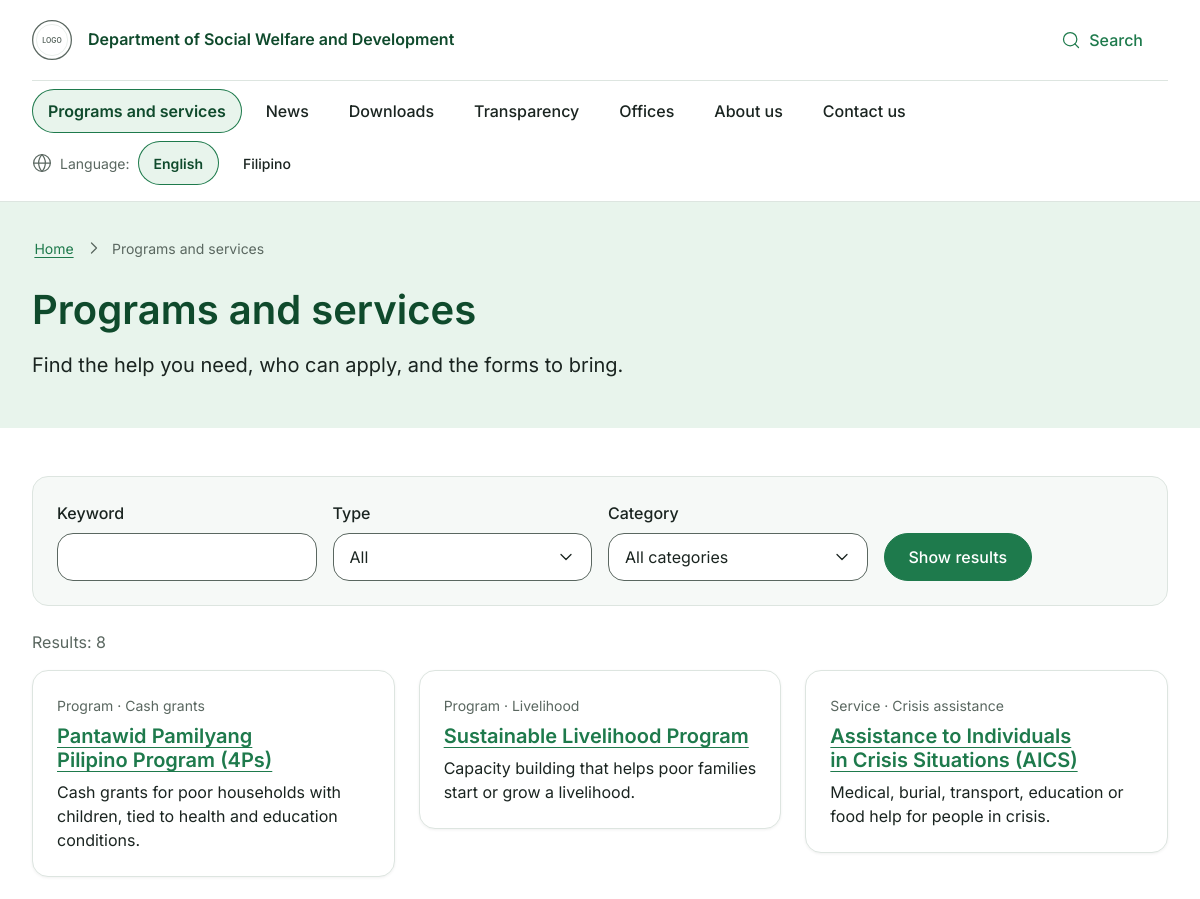
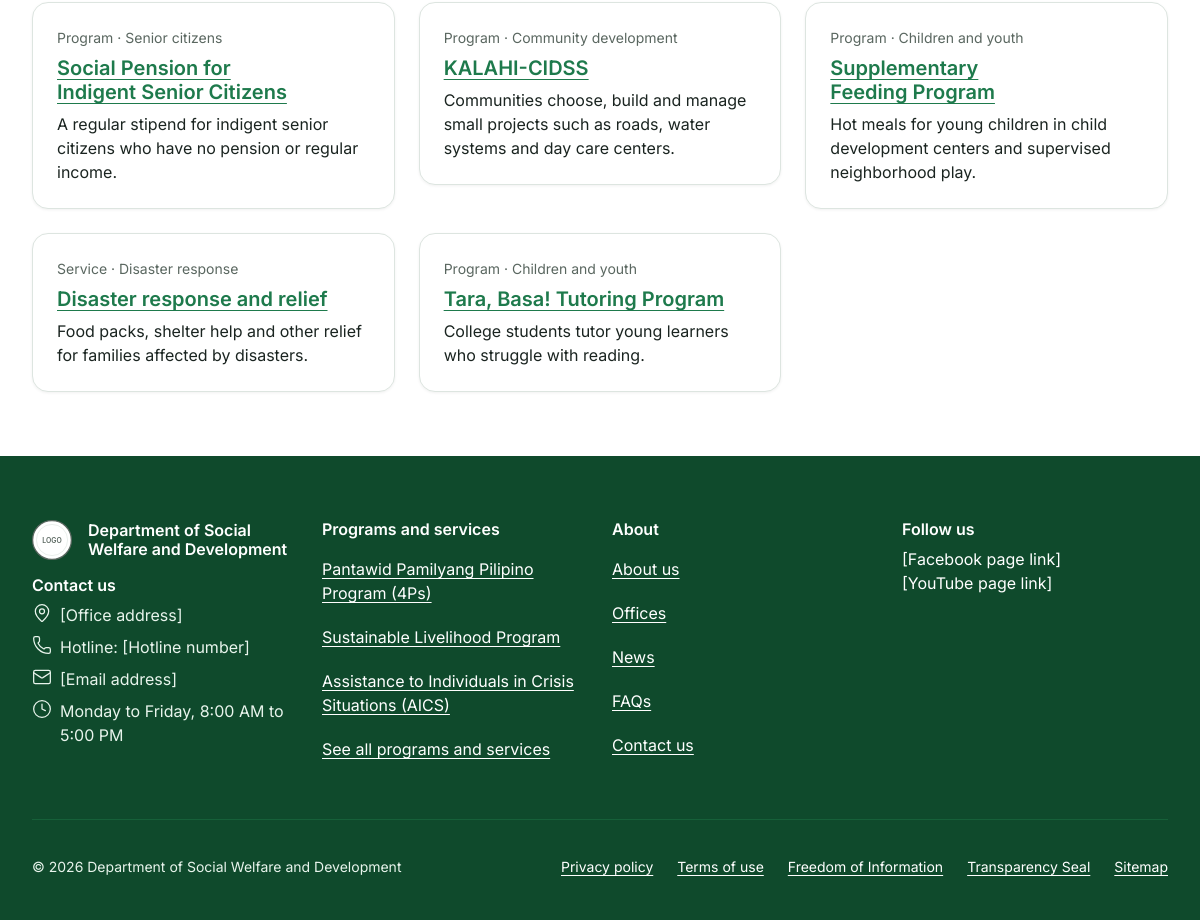
Screenshot of /programs.php with the database file from the repository (2 pictures, top to bottom).
### tables this page shows
CREATE TABLE IF NOT EXISTS programs (
    id          INT UNSIGNED NOT NULL AUTO_INCREMENT PRIMARY KEY,
    slug        VARCHAR(160) NOT NULL,
    kind        ENUM('program', 'service') NOT NULL DEFAULT 'program',
    title_en    VARCHAR(200) NOT NULL,
    title_fil   VARCHAR(200) NOT NULL DEFAULT '',
    summary     VARCHAR(300) NOT NULL,
    description TEXT         NOT NULL,           
    eligibility TEXT         NOT NULL,           
    category_id INT UNSIGNED NULL,
    is_featured TINYINT(1)   NOT NULL DEFAULT 0,
    status      ENUM('draft', 'published') NOT NULL DEFAULT 'draft',
    created_at  DATETIME     NOT NULL DEFAULT CURRENT_TIMESTAMP,
    updated_at  DATETIME     NOT NULL DEFAULT CURRENT_TIMESTAMP ON UPDATE CURRENT_TIMESTAMP,
    deleted_at  DATETIME     NULL,
    UNIQUE KEY uq_programs_slug (slug),
    KEY ix_programs_status (status, deleted_at),
    KEY ix_programs_category (category_id),
    CONSTRAINT fk_programs_category FOREIGN KEY (category_id) REFERENCES categories (id) ON DELETE SET NULL,
    CONSTRAINT ck_programs_slug CHECK (slug REGEXP '^[a-z0-9-]+$')
);

CREATE TABLE IF NOT EXISTS categories (
    id         INT UNSIGNED NOT NULL AUTO_INCREMENT PRIMARY KEY,
    name       VARCHAR(100) NOT NULL,
    slug       VARCHAR(100) NOT NULL,
    type       ENUM('program', 'news', 'download', 'faq') NOT NULL,
    sort_order SMALLINT     NOT NULL DEFAULT 0,
    UNIQUE KEY uq_categories_type_slug (type, slug),
    KEY ix_categories_type (type, sort_order),
    CONSTRAINT ck_categories_slug CHECK (slug REGEXP '^[a-z0-9-]+$')
);

### config/db.php (called while the page is built, shortened)
<?php
function db(): PDO
{
    static $pdo = null;
    if ($pdo === null) {
        $dsn = sprintf('mysql:host=%s;port=%d;dbname=%s;charset=utf8mb4', CONFIG['db_host'], CONFIG['db_port'], CONFIG['db_name']);
        $pdo = new PDO($dsn, CONFIG['db_user'], CONFIG['db_pass'], [
            PDO::ATTR_ERRMODE => PDO::ERRMODE_EXCEPTION,
            PDO::ATTR_DEFAULT_FETCH_MODE => PDO::FETCH_ASSOC,
            PDO::ATTR_EMULATE_PREPARES => false,
        ]);
    }
    return $pdo;
}
function db_all(string $sql, array $params = []): array
{
    $stmt = db()->prepare($sql);
    $stmt->execute($params);
    return $stmt->fetchAll();
}

### includes/repository.php (called while the page is built, shortened)
<?php
function get_categories(string $type): array
{
    return array_column(db_all('SELECT slug, name FROM categories WHERE type = ? ORDER BY sort_order, name', [$type]), 'name', 'slug');
}
function shape_program(array $p): array
{
    $p['title'] = LANG === 'fil' && $p['title_fil'] !== '' ? $p['title_fil'] : $p['title_en'];
    $p['category'] = $p['category_slug'] ?? '';
    $p['category_label'] = $p['category_name'] ?? '';
    $p['featured'] = (bool) $p['is_featured'];
    return $p;
}
function get_programs(array $filters = []): array
{
    $where = ["p.status = 'published'", 'p.deleted_at IS NULL'];
    $params = [];
    if (!empty($filters['featured'])) {
        $where[] = 'p.is_featured = 1';
    }
    return array_map('shape_program', db_all(
        'SELECT p.id, p.slug, p.kind, p.title_en, p.title_fil, p.summary, p.is_featured, c.slug AS category_slug, c.name AS category_name
         FROM programs p LEFT JOIN categories c ON c.id = p.category_id
         WHERE ' . implode(' AND ', $where) . ' ORDER BY p.id',
        $params
    ));
}

### programs.php (the view, shortened to what this page needs)
<?php
require __DIR__ . '/includes/bootstrap.php';
$categories = get_categories('program');
$kinds = ['program' => t('label.program'), 'service' => t('label.service')];
$filters = [
    'q' => param('q'),
    'kind' => isset($kinds[param('kind')]) ? param('kind') : '',
    'category' => isset($categories[param('category')]) ? param('category') : '',
];
$programs = get_programs($filters);
require __DIR__ . '/includes/head.php';
require __DIR__ . '/includes/header.php';
?>
<main id="main" tabindex="-1">
    <?= title_band(t('programs.title'), t('programs.lead'), [t('programs.title') => '']) ?>
    <div class="container page-body">
        <form class="filters" action="<?= e(url('programs.php')) ?>" method="get" aria-label="<?= e(t('programs.filter')) ?>">
            <div class="field">
                <label class="field__label" for="f-q"><?= e(t('label.keyword')) ?></label>
                <input class="input" id="f-q" name="q" type="search" value="<?= e($filters['q']) ?>">
            </div>
            <div class="field">
                <label class="field__label" for="f-kind"><?= e(t('label.type')) ?></label>
                <div class="select">
                    <select class="input" id="f-kind" name="kind"><?= options(['' => t('label.all')] + $kinds, $filters['kind']) ?></select>
                </div>
            </div>
            <div class="field">
                <label class="field__label" for="f-category"><?= e(t('label.category')) ?></label>
                <div class="select">
                    <select class="input" id="f-category" name="category"><?= options(['' => t('label.all_categories')] + $categories, $filters['category']) ?></select>
                </div>
            </div>
            <div class="filters__actions">
                <button class="btn btn--primary" type="submit"><?= e(t('action.show_results')) ?></button>
            </div>
        </form>
        <p class="results-count"><?= e(t('results.count', ['count' => count($programs)])) ?></p>
        <?php if ($programs): ?>
        <ul class="grid" role="list" data-dynamic="programs">
            <?php foreach ($programs as $p): ?>
            <li class="span-md-6 span-lg-4">
                <article class="card card--link">
                    <p class="card__meta"><?= e($kinds[$p['kind']]) ?> · <?= e($p['category_label']) ?></p>
                    <h2 class="card__title"><a href="<?= e(url('program.php', ['slug' => $p['slug']])) ?>"><?= e($p['title']) ?></a></h2>
                    <p><?= e($p['summary']) ?></p>
                </article>
            </li>
            <?php endforeach; ?>
        </ul>
        <?php endif; ?>
    </div>
</main>
<?php require __DIR__ . '/includes/footer.php'; ?>

### includes/footer.php
<?php
$social = ['Facebook' => setting('facebook_url'), 'YouTube' => setting('youtube_url')];
?>
<footer class="site-footer">
    <div class="container">
        <div class="grid">
            <div class="span-md-6 span-lg-3">
                <p class="site-footer__name"><img src="<?= e(asset('img/logo.svg')) ?>" alt="" width="40" height="40" loading="lazy" decoding="async"><?= e(t('site.name')) ?></p>
                <h2 class="site-footer__heading" id="footer-contact"><?= e(t('footer.contact')) ?></h2>
                <ul class="site-footer__contact" aria-labelledby="footer-contact">
                    <li><?= icon('map-pin') ?><span><?= e(setting('office_address')) ?></span></li>
                    <li><?= icon('phone') ?><span><?= e(t('footer.hotline')) ?>: <?= e(setting('hotline')) ?></span></li>
                    <li><?= icon('mail') ?><span><?= e(setting('contact_email')) ?></span></li>
                    <li><?= icon('clock') ?><span><?= e(setting('office_hours')) ?></span></li>
                </ul>
            </div>
            <nav class="span-md-6 span-lg-3" aria-labelledby="footer-programs">
                <h2 class="site-footer__heading" id="footer-programs"><?= e(t('nav.programs')) ?></h2>
                <ul>
                    <?php foreach (get_programs(['featured' => true]) as $p): ?>
                    <li><a href="<?= e(url('program.php', ['slug' => $p['slug']])) ?>"><?= e($p['title']) ?></a></li>
                    <?php endforeach; ?>
                    <li><a href="<?= e(url('programs.php')) ?>"><?= e(t('action.see_all_programs')) ?></a></li>
                </ul>
            </nav>
            <nav class="span-md-6 span-lg-3" aria-labelledby="footer-about">
                <h2 class="site-footer__heading" id="footer-about"><?= e(t('footer.about')) ?></h2>
                <ul>
                    <li><a href="<?= e(url('about.php')) ?>"><?= e(t('nav.about')) ?></a></li>
                    <li><a href="<?= e(url('offices.php')) ?>"><?= e(t('nav.offices')) ?></a></li>
                    <li><a href="<?= e(url('news.php')) ?>"><?= e(t('nav.news')) ?></a></li>
                    <li><a href="<?= e(url('faqs.php')) ?>"><?= e(t('nav.faqs')) ?></a></li>
                    <li><a href="<?= e(url('contact.php')) ?>"><?= e(t('nav.contact')) ?></a></li>
                </ul>
            </nav>
            <nav class="span-md-6 span-lg-3" aria-labelledby="footer-follow">
                <h2 class="site-footer__heading" id="footer-follow"><?= e(t('footer.follow')) ?></h2>
                <ul>
                    <?php foreach ($social as $name => $link): ?>
                    <li><?php if (preg_match('~^https://~', $link)): ?><a href="<?= e($link) ?>"><?= e($name) ?><?= icon('external-link') ?></a><?php else: ?><?= e(t('footer.social_placeholder', ['name' => $name])) ?><?php endif; ?></li>
                    <?php endforeach; ?>
                </ul>
            </nav>
        </div>
        <div class="site-footer__bottom">
            <p><?= e(t('footer.copyright', ['year' => date('Y')])) ?></p>
            <nav aria-label="<?= e(t('footer.policies')) ?>">
                <ul>
                    <li><a href="<?= e(url('privacy.php')) ?>"><?= e(t('footer.privacy')) ?></a></li>
                    <li><a href="<?= e(url('terms.php')) ?>"><?= e(t('footer.terms')) ?></a></li>
                    <li><a href="<?= e(url('transparency.php')) ?>#foi"><?= e(t('footer.foi')) ?></a></li>
                    <li><a href="<?= e(url('transparency.php')) ?>#transparency-seal"><?= e(t('footer.seal')) ?></a></li>
                    <li><a href="<?= e(url('sitemap.php')) ?>"><?= e(t('footer.sitemap')) ?></a></li>
                </ul>
            </nav>
        </div>
    </div>
</footer>
</body>
</html>

### rows the page displays
programs: kind "Program", category.name "Cash grants", title "Pantawid Pamilyang Pilipino Program (4Ps)", summary "Cash grants for poor households with children, tied to health and education conditions.", title_en "Pantawid Pamilyang Pilipino Program (4Ps)"
programs: kind "Program", category.name "Livelihood", title "Sustainable Livelihood Program", summary "Capacity building that helps poor families start or grow a livelihood.", title_en "Sustainable Livelihood Program"
programs: kind "Service", category.name "Crisis assistance", title_en "Assistance to Individuals in Crisis Situations (AICS)", summary "Medical, burial, transport, education or food help for people in crisis."
programs: kind "Program", category.name "Senior citizens", title_en "Social Pension for Indigent Senior Citizens", summary "A regular stipend for indigent senior citizens who have no pension or regular income."
programs: kind "Program", category.name "Community development", title_en "KALAHI-CIDSS", summary "Communities choose, build and manage small projects such as roads, water systems and day care centers."
programs: kind "Program", category.name "Children and youth", title_en "Supplementary Feeding Program", summary "Hot meals for young children in child development centers and supervised neighborhood play."
programs: kind "Service", category.name "Disaster response", title_en "Disaster response and relief", summary "Food packs, shelter help and other relief for families affected by disasters."
programs: kind "Program", category.name "Children and youth", title_en "Tara, Basa! Tutoring Program", summary "College students tutor young learners who struggle with reading."

### other values shown
t('site.name') "Department of Social Welfare and Development"
t('header.search') "Search"
t('nav.' . $key) "Programs and services"
t('nav.' . $key) "News"
t('nav.' . $key) "Downloads"
t('nav.' . $key) "Transparency"
t('nav.' . $key) "Offices"
t('nav.' . $key) "About us"
t('nav.' . $key) "Contact us"
t('lang.label') "Language"
$label "Home"
$label "Programs and services"
$title "Programs and services"
$lead "Find the help you need, who can apply, and the forms to bring."
t('label.keyword') "Keyword"
